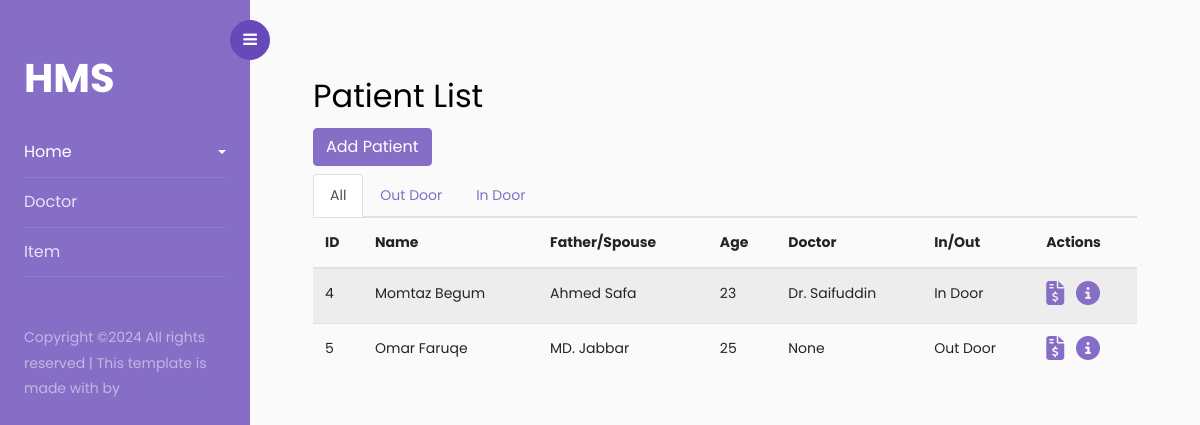
The page /patient/ on the database as committed earlier.
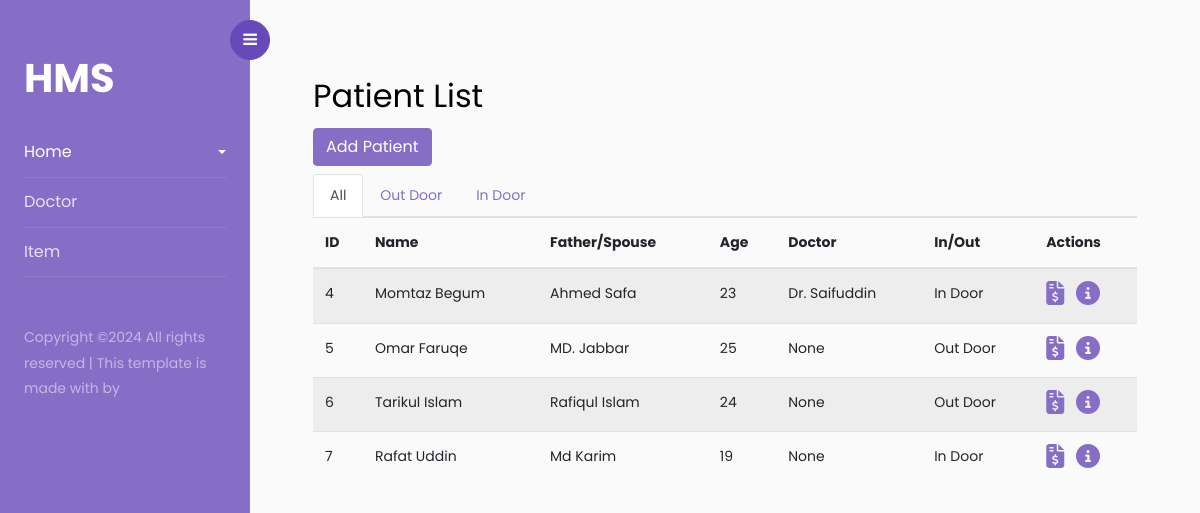
The same page on the database as committed later.
### bnh/models.py (models this page shows, shortened)
class Patient(models.Model):
    patient_type = models.CharField(max_length=50, choices=admit_type)
    name = models.CharField(max_length=120)
    father = models.CharField(max_length=120)
    mother = models.CharField(max_length=120, blank=True, null=True)
    gender = models.CharField(max_length=50, choices=gender_ch)
    address = models.CharField(max_length=250)
    ref_by = models.CharField(max_length=120, blank=True, null=True)
    doctor = models.ForeignKey(Doctor, on_delete=models.SET_NULL, null=True, blank=True)
    age =  models.IntegerField(default=0)
    mobile = models.CharField(max_length=50)
    bed_no = models.CharField(max_length=50, blank=True, null=True)
    cabin = models.CharField(max_length=50, blank=True, null=True)
    b_group = models.CharField(max_length=50, choices=b_group, blank=True, null=True)
    times_of_visit = models.IntegerField(default=0)
    admit_time = models.DateTimeField(auto_now=True)

class Doctor(models.Model):
    name = models.CharField(max_length=120)
    dc_degree = models.CharField(max_length=120)
    address = models.CharField(max_length=200)
    status = models.CharField(max_length=50, choices=dc_status)
    gender = models.CharField(max_length=50, choices=gender_ch)
    fees = models.IntegerField(blank=True, null=True)
    def __str__(self):
        return self.name

### bnh/views.py (the view)
# urls.py: path('patient/', patient_list, name='patient-list'),
def patient_list(request):
    filter_type = request.GET.get('type')
    if filter_type:
        patient_list = Patient.objects.filter(patient_type=filter_type)
    else:
        patient_list = Patient.objects.all()
    context = {
        'patient_list':patient_list
    }
    return render(request, 'patient_list.html', context)

### bnh/templates/patient_list.html (shortened to what this page needs)
{%extends 'base.html'%}
{% block content %}
<div class="container mt-4">
    <h2>Patient List</h2>
    <a href="{% url 'bnh:create-patient' %}" class="btn btn-primary mb-2" style="color:white;">
        Add Patient
    </a>
    <ul class="nav nav-tabs">
        <li class="nav-item">
          <a id="allFilter" class="nav-link" href="{% url 'bnh:patient-list' %}">All</a>
        </li>
        <li class="nav-item">
          <a id="outDoor" class="nav-link" href="{% url 'bnh:patient-list' %}?type=Out%20Door">Out Door</a>
        </li>
        <li class="nav-item">
          <a id="inDoor" class="nav-link" href="{% url 'bnh:patient-list' %}?type=In%20Door">In Door</a>
        </li>
      </ul>
    <table class="table table-striped">
        <thead>
            <tr>
                <th>ID</th>
                <th>Name</th>
                <th>Father/Spouse</th>
                <th>Age</th>
                <th>Doctor</th>
                <th>In/Out</th>
                <th>Actions</th>
            </tr>
        </thead>
        <tbody>
            {% for patient in patient_list %}
                <tr>
                    <td>{{ patient.id }}</td>
                    <td>{{ patient.name }}</td>
                    <td>{{ patient.father }}</td>
                    <td>{{ patient.age }}</td>
                    <td>{{ patient.doctor }}</td>
                    <td>{{ patient.patient_type }}</td>
                    <td>
                        <a href="{% url 'bnh:bill-list' patient.id %}"><i style="font-size: 1.5rem;" class="fa-solid fa-file-invoice-dollar"></i></a>
                        <a class="ml-2" href="{% url 'bnh:patient-detail' patient.id %}"><i style="font-size: 1.5rem;" class="fa-solid fa-circle-info"></i></a>
                    </td>
                </tr>
            {% endfor %}
        </tbody>
    </table>
</div>
{% endblock content %}

Rows that differ between the two databases and show on the page:
added Patient: id "6", name "Tarikul Islam", father "Rafiqul Islam", age "24", doctor "None", patient_type "Out Door"
added Patient: id "7", name "Rafat Uddin", father "Md Karim", age "19", doctor "None", patient_type "In Door"
